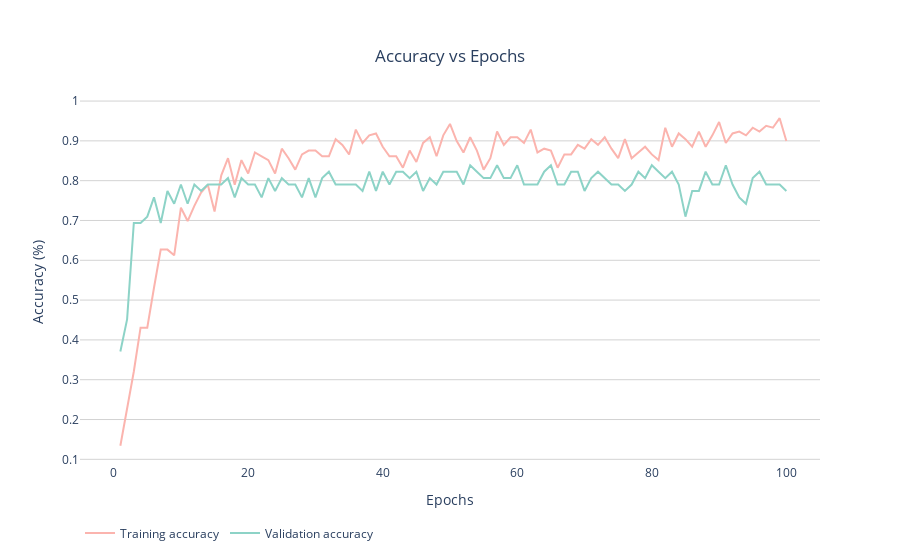
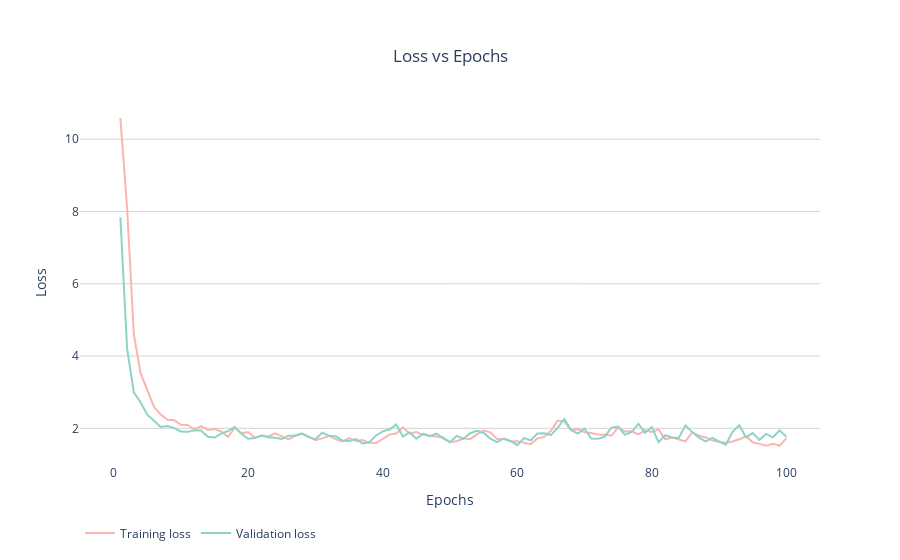

Notebook source saved alongside these figures, in order:
### Code cell
acc = history.history['acc']
val_acc = history.history['val_acc']
loss = history.history['loss']
val_loss = history.history['val_loss']
epochs = list(range(1, len(acc)+1))

acc_data = {'Training accuracy': acc, 'Validation accuracy':val_acc}
loss_data = {'Training loss': loss, 'Validation loss':val_loss}

colors = [px.colors.qualitative.Pastel1[0], px.colors.qualitative.Set3[0]]
show_fig(acc_data, epochs, colors, 'Accuracy (%)', 'Accuracy vs Epochs')

show_fig(loss_data, epochs, colors, 'Loss', 'Loss vs Epochs')

acc_list_dic.append(acc_data)
loss_list_dic.append(loss_data)
